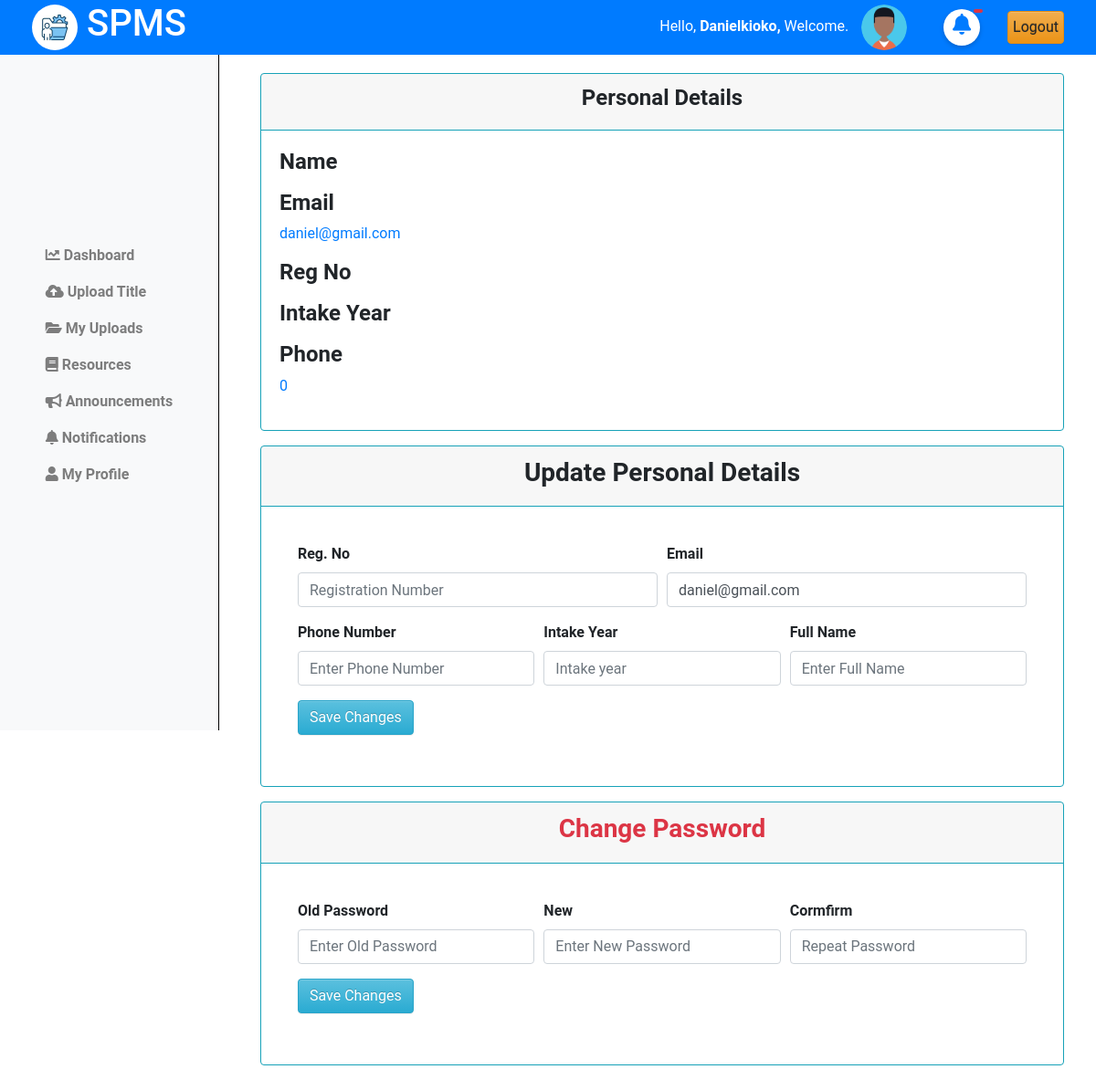
Page /student/my_profile/ (signed in) on the earlier database version.
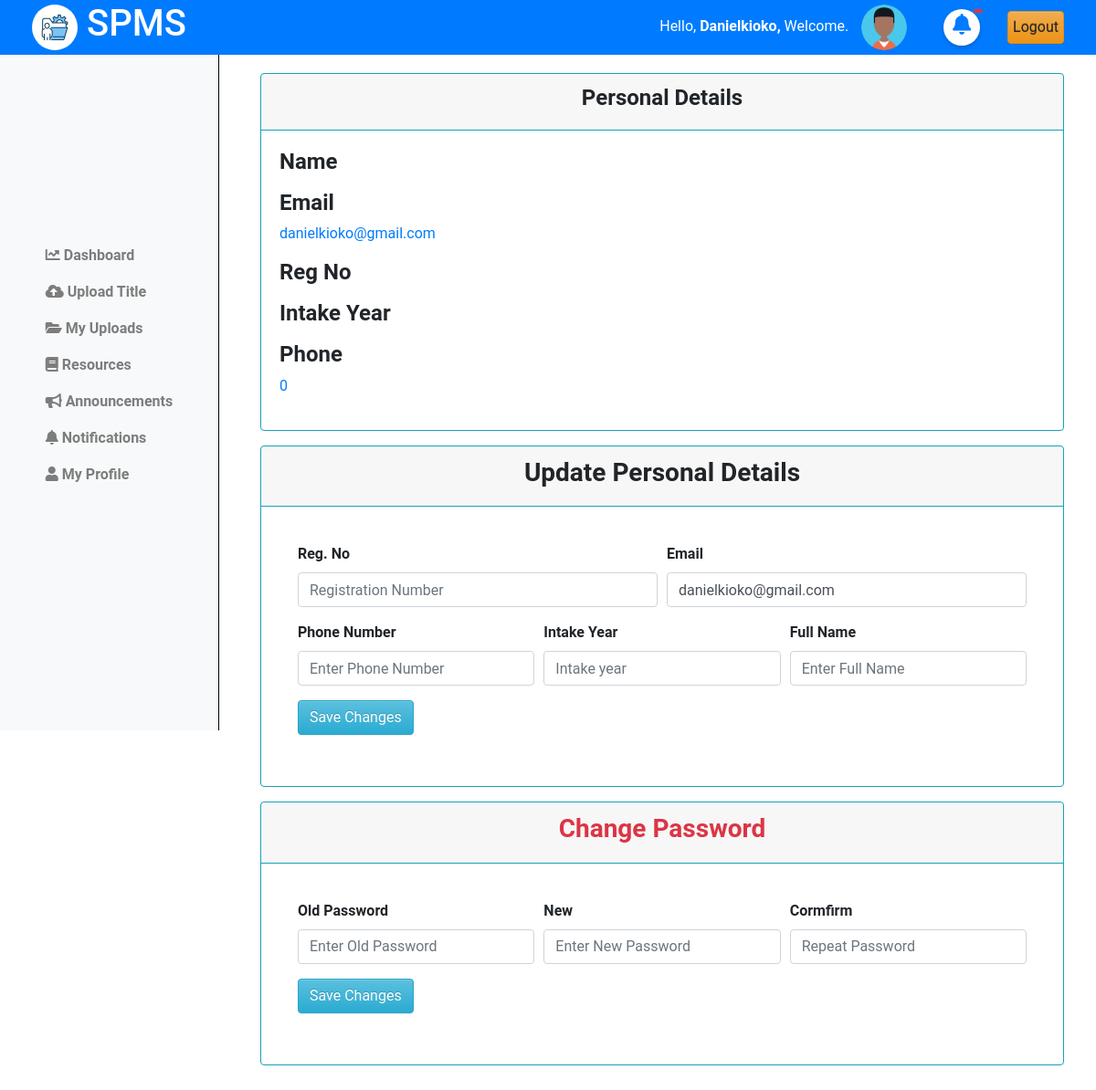
Same page on the later database version.
### projectsApp/models.py (models this page shows)
class Coordinator(AbstractUser):
    pass

### projectsApp/views.py (the view)
# urls.py: path('student/my_profile/', views.student_profile, name='student_profile'),
def student_profile(request):
    user = request.user
    context = {
        'user':user
    }
    return render(request, 'students/profile.html', context)

### projectsApp/templates/students/profile.html (shortened to what this page needs)
{% extends 'base.html' %}
{% load static %}
{% block content %}
{% include 'column1.html' %}
<div class="content">
    <div class="container-fluid">
        <div class="row mb-3">
            <div class="col-md">
                <div class="card border-info bg-muted">
                    <div class="card-header border-info text-center">
                        <h4><b>Personal Details</b></h4>
                    </div>
                    <div class="card-body">
                        <div class="row"> <br>
                            <div class="col-md">
                                <h4><b>Name</b> </h4>
                            </div>
                        </div>
                        <div class="row">
                            <div class="col-md">
                                <h4><b>Email</b></h4>
                                <p class="text-primary">{{user.email}}</p>
                            </div>
                        </div>
                        <div class="row">
                            <div class="col-md">
                                <h4><b>Reg No</b> </h4>
                                </div></p>
                        </div>
                        <div class="row">
                            <div class="col-md">
                                <h4><b>Intake Year</b></h4>
                            </div>
                        </div>
                        <div class="row">
                            <div class="col-md">
                                <h4><b>Phone</b></h4>
                                <p class="text-primary">0{{user.phone_number}} </p>
                            </div>
                        </div>
                    </div>
                </div>
            </div>
        </div>
        <div class="row mb-3">
            <div class="col-md">
                <div class="card border-info">
                    <div class="card-header text-center border-info">
                        <h3><b>Update Personal Details</b></h3>
                    </div>
                    <div class="card-body">
                        <div class="card-body">
                            <form action="{% url "update_details" %}" method="post">
                                <div class="form-row">
                                    <div class="col">
                                        <div class="form-group">
                                        <label for="regno"><b>Reg. No</b></label>
                                        <input type="text" class="form-control" id="regno" placeholder="Registration Number" name="regno" value="{{user.regno}}" required>
                                        </div>
                                    </div>
                                    <div class="col">
                                        <div class="form-group">
                                            <label for="email"><b>Email</b></label>
                                            <input type="email" class="form-control" id="email" placeholder="Email" name="email" value="{{user.email}}" required>
                                        </div>
                                    </div>
                                </div>
                                <div class="form-row">
                                    <div class="col">
                                        <div class="form-group">
                                            <label for="phone"><b>Phone Number</b></label>
                                            <input type="tel" class="form-control" id="phone" placeholder="Enter Phone Number" name="phone" value="{{user.phone_number}}" required>
                                        </div>
                                    </div>
                                    <div class="col">
                                        <div class="form-group">
                                            <label for="Intake"><b>Intake Year</b></label>
                                            <input type="number" class="form-control" id="intake" placeholder="Intake year" name="intake_yr" value="{{user.intake_year}}" required>
                                        </div>
                                    </div>
                                    <div class="col-sm">
                                        <div class="form-group">
                                            <label for="fullName"><b>Full Name</b></label>
                                            <input type="text" class="form-control" id="fullName" placeholder="Enter Full Name" name="names" value="{{user.name}}" required>
                                        </div>
                                    </div>
                                </div>
                                <button type="submit" class="btn btn-info">Save Changes</button>
                            </form>
                        </div>
                    </div>
                </div>
            </div>
        </div>
        <div class="row mb-3">
            <div class="col-md">
                <div class="card border-info">
                    <div class="card-header text-center text-danger border-info">
                        <h3><b>Change Password</b></h3>
                    </div>
                    <div class="card-body">
                        <div class="card-body">
                            <form action="{% url "change_password" %}" method="post">
                                <div class="form-row">
                                    <div class="col">
                                        <div class="form-group">
                                            <label for="old_password"><b>Old Password</b></label>
                                            <input type="password" class="form-control" id="old_password" placeholder="Enter Old Password" name="old_password" required>
                                        </div>
                                    </div>
                                    <div class="col">
                                        <div class="form-group">
                                            <label for="new_password"><b>New</b></label>
                                            <input type="password" class="form-control" id="new_password" placeholder="Enter New Password" name="new_password" required>
                                        </div>
                                    </div>
                                    <div class="col">
                                        <div class="form-group">
                                            <label for="confirm_pass"><b>Cormfirm</b></label>
                                            <input type="password" class="form-control" id="confirm_pass" placeholder="Repeat Password" name="confirm_pass" required>
                                        </div>
                                    </div>
                                </div>
                                <button type="submit" class="btn btn-info">Save Changes</button>
                            </form>
                        </div>
                    </div>
                </div>
            </div>
        </div>
    </div>
</div>
<link rel="stylesheet" href="{% static 'css/profile.css' %}">
{% endblock %}

### projectsApp/templates/base.html (shortened to what this page needs)
{% load static %}
<!doctype html>
<html class="no-js h-100" lang="en">
  <head>
    <link href="https://use.fontawesome.com/releases/v5.0.6/css/all.css" rel="stylesheet">
    <link href="https://stackpath.bootstrapcdn.com/bootstrap/4.5.2/css/bootstrap.min.css" rel="stylesheet">
    <link rel="stylesheet" href="https://cdn.jsdelivr.net/npm/bootstrap@3.3.7/dist/css/bootstrap-theme.min.css">
</head>
<body>
    <header>
        <div class="container-fluid">
            <div class="row align-items-center">
                <div class="col-md-3">
                    <div class="left">
                        <img src="{% static 'images/logo.jpg' %}" alt="Logo" class="logo">
                        <h1>SPMS</h1>
                    </div>
                </div>
                <div class="col-md-9 d-flex justify-content-end">
                    <div class="row align-items-center">
                        <div class="col-auto">
                            <span class="username mb-3" style="padding:10px;">
                                Hello,
                                <strong>
                                    {% if request.user.is_authenticated %}
                                        {% if request.user.is_staff %}
                                            {{ request.user.username|title }},
                                        {% else %}
                                            {{ request.user.name|title }},
                                        {% endif %}
                                    {% else %}
                                        Guest,
                                    {% endif %}
                                </strong>
                                Welcome.
                            </span>
                            <img src="{% static 'images/profile.png'%}" alt="Profile Picture" class="profile-pic">
                        </div>
                        <div class="col-auto position-relative">
                            <i class="fas fa-bell mb-3 mt-3" id="notifications" style="font-size:23px; padding:5px;"></i>
                            <span class="position-absolute mt-3 start-100 translate-middle badge rounded-pill bg-danger" id="unread-count">
                            </span>
                        </div>
                        <div class="col-auto">
                            <a href="{% url 'logout' %}" class="btn btn-warning" style="padding:5px;">Logout</a>
                        </div>
                    </div>
                </div>
            </div>
        </div>
    </header>
    {% block content %}
    {% endblock %}
</body>
</html>

### projectsApp/templates/column1.html (shortened to what this page needs)
{% load static %}
<nav class="navbar navbar-expand-lg navbar-light bg-light flex-md-column sidebar  column-1">
  <div class="collapse navbar-collapse" id="navbarNav">
    <ul class="navbar-nav flex-column">
      <li class="nav-item">
        <a class="nav-link" href="{% url 'student_dashboard' %}"><i class="fas fa-chart-line"></i> <strong>Dashboard</strong></a>
      </li>
      <li class="nav-item">
        <a class="nav-link" href="{% url 'upload_title' %}"><i class="fas fa-cloud-upload-alt"></i> <strong>Upload Title</strong></a>
      </li>
      <li class="nav-item">
        <a class="nav-link" href="{% url 'my_phases' %}"><i class="fas fa-folder-open"></i> <strong>My Uploads</strong></a>
      </li>
      <li class="nav-item">
        <a class="nav-link" href="{% url 'resources' %}"><i class="fas fa-book"></i> <strong>Resources</strong></a>
      </li>
      <li class="nav-item">
        <a class="nav-link" href="{% url 'announcements' %}"><i class="fas fa-bullhorn"></i> <strong>Announcements</strong></a>
      </li>
      <li class="nav-item">
        <a class="nav-link" href="{% url 'notifications' %}"><i class="fas fa-bell"></i> <strong>Notifications</strong></a>
      </li>
      <li class="nav-item">
        <a class="nav-link" href="{% url 'student_profile' %}"><i class="fas fa-user"></i> <strong>My Profile</strong></a>
      </li>
    </ul>
  </div>
</nav>

### projectsApp/static/css/profile.css (style rules this page uses)
.content { margin-left: 250px; padding: 20px; margin-top: 60px; }
.card { width: 100%; margin-left: 0%; align-content: center; }

### projectsApp/templates/base.html (style rules this page uses)
body { font-family: 'Roboto', sans-serif; margin: 0; padding: 0; }
header { background-color: #007BFF; color: white; display: flex; justify-content: space-between; align-items: center; text-align: center; padding: 10px 20px; z-index: 20; position: fixed; top: 0; left: 0; width: 100%; height: 60px; }
header .left { display: flex; align-items: center; }
header .logo { width: 50px; height: 50px; margin-right: 10px; border-radius: 50%; }
header .profile-pic { width: 50px; height: 50px; border-radius: 50%; margin-right: 10px; }
.sidebar { position: fixed; top: 0; left: 0; width: 240px; height: 100vh; background-color: #f8f9fa; border-right: 1px solid black; padding: 10px; overflow-x: hidden; }
.sidebar .nav-link { font-weight: 500; color: #333; }
#unread-count { position: fixed; right: 12px; color: white; font-size: 12px; font-weight: bold; border-radius: 50%; padding: 2px 5px; }
#notifications { width:40px; height:40px; background:#fff; border-radius:50%; box-sizing:border-box; text-align:center; color: #007bff; box-shadow:0 2px 5px rgba(0,0,0,.2); }

Differences in the rows shown:
changed Coordinator "Danielkioko": email "daniel@gmail.com" → "danielkioko@gmail.com"
